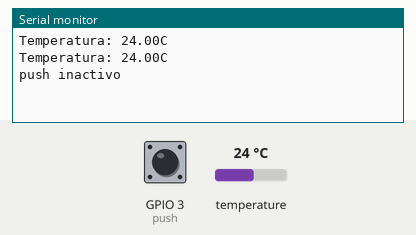
This sketch was run on a simulated ESP32. Parts: the last lines printed to the serial monitor. Inputs (shaded band) come from the test bench; at power-on: temperature 24 °C, GPIO 3 (push) LOW.

Above: at 7.5 s.
7.6 s: temperature set to 12 °C
At 10.2 s:
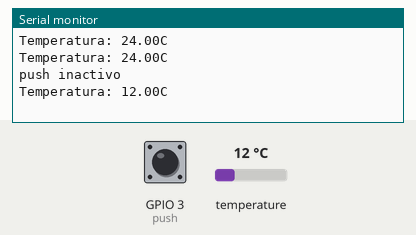
12.2 s: GPIO 3 (push) pulled HIGH for 3 s
At 13.7 s:
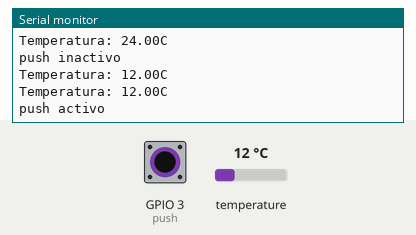
16.8 s: temperature set to 19 °C
At 19.5 s:
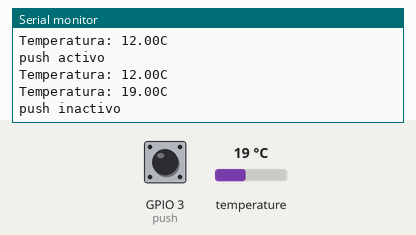
Timing chart, 0 to 21.0 s (numbered marks = the images above; inputs shaded):
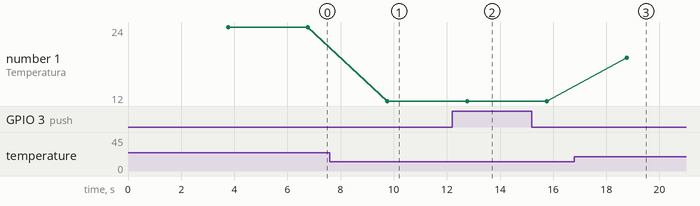

Measured:
- after the input at 7.6 s, the serial monitor: prints a new line after 2.2 s (image 1)
- after the input at 12.2 s, the serial monitor: prints a new line after 0.57 s (image 2)
- after the input at 16.8 s, the serial monitor: prints a new line after 2.0 s (image 3)
- plotted number 1: 24 → 12 after the input at 7.6 s, 12 → 19 after the input at 16.8 s

The sketch:

Parte_2.ino
```cpp
/*
Fundacion Kinal
Centro Educativo Tecnico Laboral
Electronica
Grado: Quinto
Seccion: A
Cuerso: Taller de Electronica Digital y Reparacion de
Computadoras I
Nombre: Jose Sebastian Bocaletti Aguilar
Carnet: 2022235
Proyecto: INTERRUPCIONES POR MEDIO DE SOFTWARE
*/
#include <Ticker.h>
#include <OneWire.h>
#include <DallasTemperature.h>
#include <Wire.h>

#define push 3

volatile static bool estado;
float temperatura;

void ISR_temp(void);
void ISR_deteccion_push(void);

Ticker isr_conseguir_temperatura(ISR_temp, 3000);
Ticker isr_valor_boton(ISR_deteccion_push, 6000);
OneWire ourWire(5);
DallasTemperature sensor(&ourWire);

void setup() {
Serial.begin(9600);
isr_conseguir_temperatura.start();
isr_valor_boton.start();
sensor.begin();
}
void loop() {
  isr_conseguir_temperatura.update();
  isr_valor_boton.update();
}
void medicion(){
  sensor.requestTemperatures();
  float temp = sensor.getTempCByIndex(0);
  Serial.print("Temperatura: ");
  Serial.print(temp);
  Serial.println("C");
  }
void ISR_temp(){
   medicion();
}
void ISR_deteccion_push(){
  bool estado_push = digitalRead(push);
  if(estado_push == 1){
  Serial.println("push activo");
}
if(estado_push == 0){
  Serial.println("push inactivo");
}}
```
